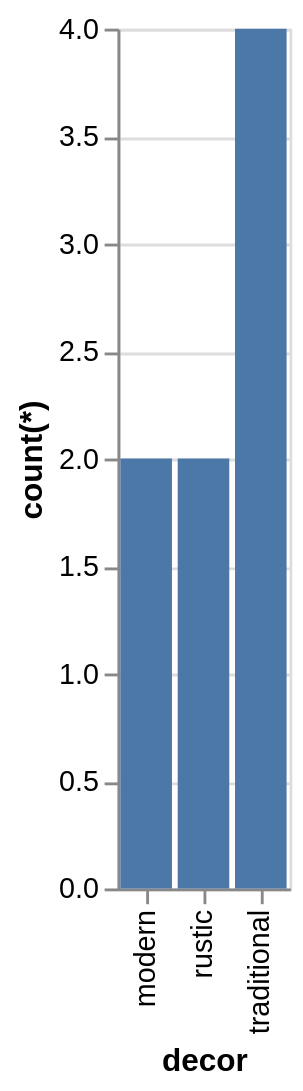

Here is the Vega-Lite specification saved for this chart:
### Vega-Lite specification from a JSON file in a GitHub repository (floating-point values rounded to 4 significant figures)
{"data": {"values": [{"x_data": "modern", "y_data": 2}, {"x_data": "rustic", "y_data": 2}, {"x_data": "traditional", "y_data": 4}]}, "mark": "bar", "encoding": {"x": {"field": "x_data", "type": "nominal", "title": "decor", "sort": "ascending"}, "y": {"field": "y_data", "type": "quantitative", "title": "count(*)"}}}
